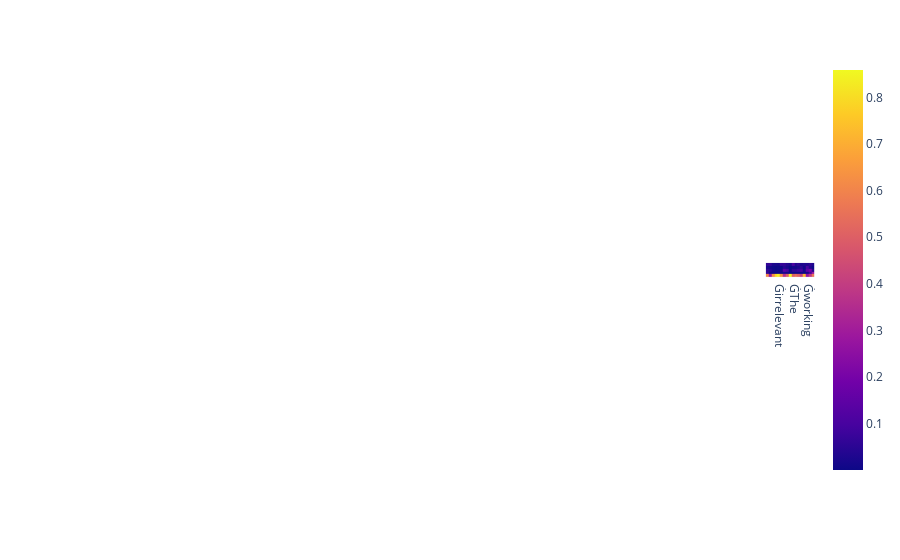

Notebook code cell kept with this figure:
### Code cell
from plotly import express as px
fig = px.imshow(mat[:,(mat>0.1).any(axis=0)].transpose(),x=x,
                y=np.array(y)[np.where((mat>0.1).any(axis=0))])#, width=10,height=10)
# fig.update_xaxes(side="top")
fig.show()

### Figure 1 — Plotly figure (JSON) as saved in the notebook; plotly's stock layout.template omitted (floating-point values rounded to 4 significant figures)
{"data": [{"coloraxis": "coloraxis", "hovertemplate": "x: %{x}<br>y: %{y}<br>color: %{z}<extra></extra>", "name": "0", "type": "heatmap", "x": ["</s>", "<s>", "This", "Ġanswer", "Ġis", "Ġirrelevant", "Ġto", "Ġthe", "Ġquestion", ".", "ĠThe", "Ġquestion", "Ġis", "Ġasking", "Ġfor", "Ġinformation", "Ġon", "Ġworking", "Ġholiday", "</s>"], "xaxis": "x", "y": ["<s>", "Ġworking", "ĠHoliday", "ĠMaker", "."], "yaxis": "y", "z": [[0.06364, 0.06364, 0.02565, 0.02447, 0.01631, 0.06784, 0.06614, 0.04129, 0.0512, 0.1086, 0.03324, 0.02501, 0.01782, 0.05411, 0.02636, 0.03534, 0.02927, 0.05619, 0.03307, 0.06321], [0.0142, 0.0142, 0.003432, 0.001328, 0.005053, 0.004012, 0.04197, 0.02432, 0.004763, 0.01271, 0.01432, 0.00132, 0.006013, 0.02581, 0.054, 0.01075, 0.1057, 0.03772, 0.004206, 0.01887], [0.03524, 0.03524, 0.007691, 0.001435, 0.003099, 0.01155, 0.1334, 0.0971, 0.008028, 0.05373, 0.04878, 0.001761, 0.004347, 0.07034, 0.09219, 0.01719, 0.1411, 0.1965, 0.04072, 0.0563], [0.006577, 0.006577, 0.002118, 0.0006601, 0.0007638, 0.002794, 0.02336, 0.01527, 0.004363, 0.003961, 0.006145, 0.0008109, 0.00112, 0.005037, 0.008893, 0.003836, 0.01781, 0.09024, 0.277, 0.06154], [0.2786, 0.2786, 0.6286, 0.7852, 0.7793, 0.6407, 0.3633, 0.4919, 0.7192, 0.5037, 0.5508, 0.8589, 0.8421, 0.504, 0.4186, 0.7161, 0.2748, 0.3793, 0.5622, 0.6047]]}], "layout": {"autosize": true, "coloraxis": {"colorscale": [[0, "#0d0887"], [0.1111, "#46039f"], [0.2222, "#7201a8"], [0.3333, "#9c179e"], [0.4444, "#bd3786"], [0.5556, "#d8576b"], [0.6667, "#ed7953"], [0.7778, "#fb9f3a"], [0.8889, "#fdca26"], [1, "#f0f921"]]}, "margin": {"t": 60}, "xaxis": {"anchor": "y", "autorange": true, "constrain": "domain", "domain": [0.1211, 0.8789], "range": [-0.5, 16.5], "scaleanchor": "y", "type": "category"}, "yaxis": {"anchor": "x", "autorange": true, "constrain": "domain", "domain": [0, 1], "range": [4.5, -0.5], "type": "category"}}}
